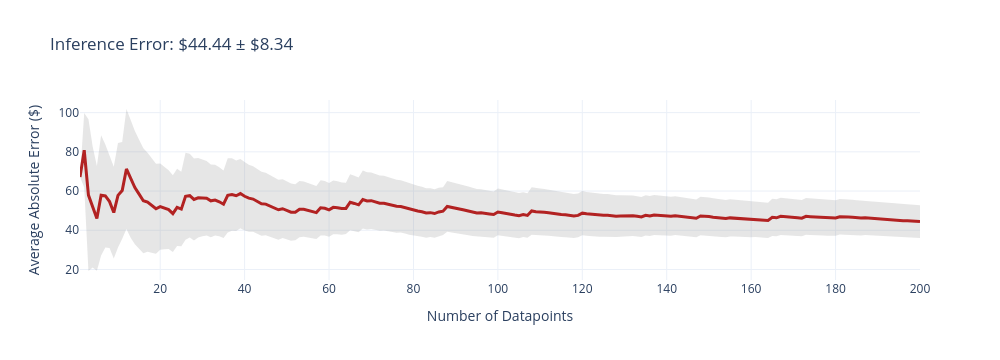
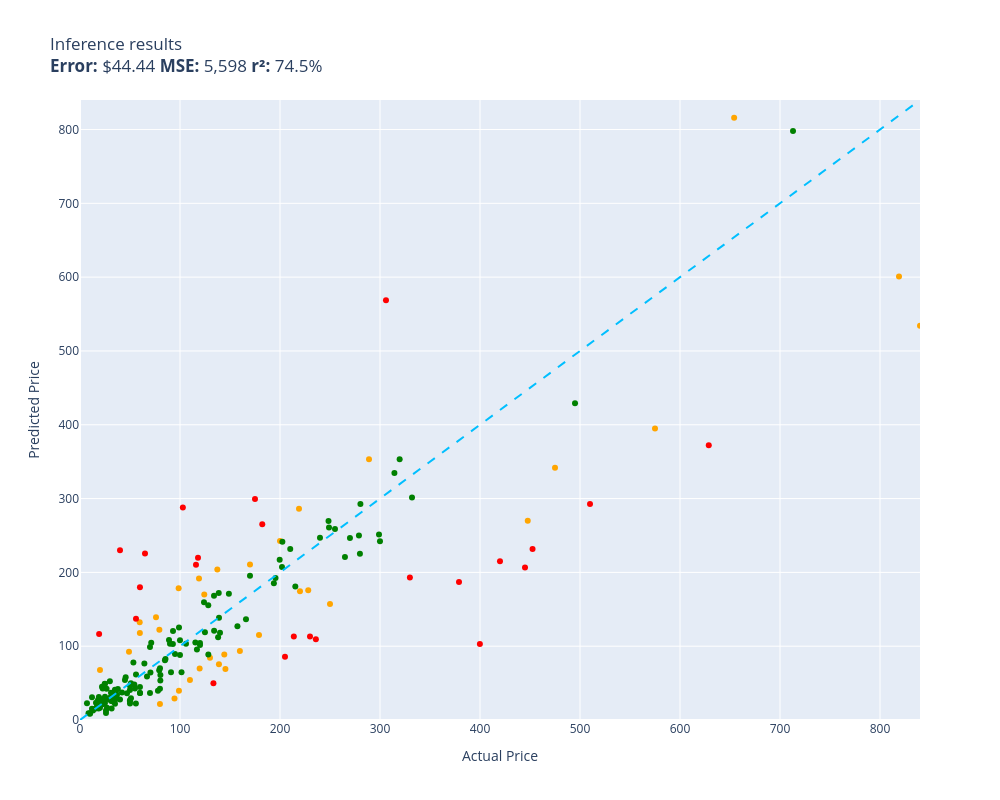

The notebook cell saved with these charts, in order:
### Markdown cell above
## 5. Evaluate on 200 Test Samples

### Code cell
evaluate(runner.inference, test)

### Figure 1 — Plotly figure (JSON) as saved in the notebook; plotly's stock layout.template omitted (floating-point values rounded to 4 significant figures; data arrays with more than 128 entries replaced by an {"elided": "..."} marker saying what was removed)
{"data": [{"fill": "toself", "fillcolor": "rgba(128,128,128,0.2)", "hoverinfo": "skip", "line": {"color": "rgba(255,255,255,0)"}, "name": "95% CI", "showlegend": false, "type": "scatter", "x": {"elided": "400 int values"}, "y": {"elided": "400 float values"}}, {"customdata": {"elided": "200x1 float values"}, "hovertemplate": "n=%{x}<br>Avg Error=$%{y:,.2f}<br>±95% CI=$%{customdata[0]:,.2f}<extra></extra>", "line": {"color": "firebrick", "width": 3}, "mode": "lines", "name": "Cumulative Avg Error", "type": "scatter", "x": {"elided": "200 int values"}, "y": {"elided": "200 float values"}}], "layout": {"height": 360, "showlegend": false, "title": {"text": "Inference Error: $44.44 ± $8.34"}, "width": 1000, "xaxis": {"title": {"text": "Number of Datapoints"}}, "yaxis": {"title": {"text": "Average Absolute Error ($)"}}}}

### Figure 2 — Plotly figure (JSON) as saved in the notebook; plotly's stock layout.template omitted (floating-point values rounded to 4 significant figures; data arrays with more than 128 entries replaced by an {"elided": "..."} marker saying what was removed)
{"data": [{"customdata": [["Old Blood Noise Excess V2 Distortion Cho...\nGuess=$286.12 Actual=$219.00"], ["SuppliesOutlet Compatible Toner Cartridg...\nGuess=$88.78 Actual=$144.29"], ["GJY Portable TV,10.6 inch Mini TV for AT...\nGuess=$122.22 Actual=$79.36"], ["PEMP E65 E66 CDC Simulate Optical Fiber ...\nGuess=$191.82 Actual=$119.00"], ["Aolemi Oil Rubbed Bronze Single Function...\nGuess=$178.55 Actual=$98.65"], ["Clementoni 39132.5 Jigsaw Puzzle 1,000 P...\nGuess=$21.72 Actual=$79.95"], ["10GBase-LR SFP+ Transceiver, Handar 10GB...\nGuess=$67.76 Actual=$19.99"], ["GanFindX Portable Car Hand Controls for ...\nGuess=$93.48 Actual=$159.90"], ["Canon EOS Rebel T7 Digital SLR Camera wi...\nGuess=$600.95 Actual=$819.00"], ["Evergreen HSHB2005 Cylinder Head Gasket ...\nGuess=$132.37 Actual=$59.69"], ["Dakota Alert MURS Alert Probe Sensor - M...\nGuess=$174.34 Actual=$219.99"], ["Wenger City Upgrade Laptop Backpack with...\nGuess=$69.05 Actual=$145.42"], ["3D Tree Hole Branches 075 Stair Risers D...\nGuess=$84.19 Actual=$129.99"], ["KOHLER 18865-CP Filtered Water Faucet, P...\nGuess=$341.85 Actual=$475.00"], ["Fjallraven, Kanken Laptop 15\" Backpack f...\nGuess=$69.80 Actual=$119.65"], ["Western Digital Enterprise RE4-GP 2TB SA...\nGuess=$54.12 Actual=$109.95"], ["BESTILL Wall Mounted Shower Faucet Set, ...\nGuess=$139.29 Actual=$76.00"], ["Dell Optiplex 390 Desktop Computer i3 3....\nGuess=$170.17 Actual=$124.27"], ["Marvel Legends Series X-Men 6-Inch Archa...\nGuess=$39.52 Actual=$98.95"], ["Pioneer 2AM401-BN Two Handle Kitchen Fau...\nGuess=$175.73 Actual=$228.22"], ["Walker Exhaust Ultra EPA 16478 Direct Fi...\nGuess=$394.84 Actual=$574.99"], ["Universal Power Group 12V 100Ah Sealed L...\nGuess=$242.67 Actual=$199.99"], ["Hp Pavilion P7-1257c Motherboard Aahd3-h...\nGuess=$117.85 Actual=$59.86"], ["18 Inch White Undermount Kitchen Sink - ...\nGuess=$115.21 Actual=$179.00"], ["New Replacement seat cover fits Yamaha M...\nGuess=$75.57 Actual=$138.95"], ["Evan Fischer Radiator Cooling Fan Assemb...\nGuess=$203.83 Actual=$137.34"], ["Music Hall pa15.3 MM/MC Phono Preamplifi...\nGuess=$157.04 Actual=$250.00"], ["A-Premium Front Suspension Steering Knuc...\nGuess=$92.31 Actual=$48.99"], ["Audio Techinca ATW-T1002 System 10 Handh...\nGuess=$353.14 Actual=$289.00"], ["Dell XPS 13 9343-2727SLV 13.3\" Full HD S...\nGuess=$534.17 Actual=$839.99"], ["Steering Wheel, Carbon Fiber Automotive ...\nGuess=$269.91 Actual=$447.74"], ["Intex River Run Connect Lounge (Four)\nGuess=$29.21 Actual=$94.49"], ["Empava 24\" Single Wall Ovens 10 Cooking ...\nGuess=$815.79 Actual=$654.14"], ["Xiaomi Redmi 10 2022 NFC 4G LTE (128GB +...\nGuess=$210.65 Actual=$169.99"]], "hovertemplate": "%{customdata[0]}<extra></extra>", "legendgroup": "orange", "marker": {"color": "orange", "size": 6, "symbol": "circle"}, "mode": "markers", "name": "orange", "orientation": "v", "showlegend": true, "type": "scatter", "x": [219.0, 144.3, 79.36, 119.0, 98.65, 79.95, 19.99, 159.9, 819.0, 59.69, 220.0, 145.4, 130.0, 475.0, 119.7, 110.0, 76.0, 124.3, 98.95, 228.2, 575.0, 200.0, 59.86, 179.0, 138.9, 137.3, 250.0, 48.99, 289.0, 840.0, 447.7, 94.49, 654.1, 170.0], "xaxis": "x", "y": [286.1, 88.78, 122.2, 191.8, 178.5, 21.72, 67.76, 93.48, 600.9, 132.4, 174.3, 69.05, 84.19, 341.8, 69.8, 54.12, 139.3, 170.2, 39.52, 175.7, 394.8, 242.7, 117.9, 115.2, 75.57, 203.8, 157.0, 92.31, 353.1, 534.2, 269.9, 29.21, 815.8, 210.6], "yaxis": "y"}, {"customdata": [["telpo Headlight Assembly Fit For 15 Camr...\nGuess=$210.50 Actual=$115.99"], ["RBC12-UPC Replacement Battery Cartridge ...\nGuess=$113.12 Actual=$229.99"], ["Pump Head TBVECHI 175PSI 4KW 5.5HP 21CFM...\nGuess=$192.95 Actual=$329.90"], ["Metabo HPT 36V MultiVolt™ Cordless Rotar...\nGuess=$187.06 Actual=$379.00"], ["SKB iSeries 3i-13096-6KP Case for BlackM...\nGuess=$299.42 Actual=$174.99"], ["DEWALT 20V MAX* XR Impact Driver with Bl...\nGuess=$231.58 Actual=$452.53"], ["Travelpro Platinum Elite Slim Business L...\nGuess=$113.14 Actual=$213.83"], ["MC: Pindicator (Dual Intensity Amber)\nGuess=$230.15 Actual=$40.00"], ["Sumerain S1339CM Double Handle Widesprea...\nGuess=$109.50 Actual=$235.86"], ["Poison Spyder 10-08-020 Rocker Knocker\nGuess=$372.34 Actual=$628.76"], ["Lighted Triangle Mirror Cabinet Bathroom...\nGuess=$206.75 Actual=$445.00"], ["LEGO Marvel Avengers War Machine Buster ...\nGuess=$179.98 Actual=$59.95"], ["ANZO USA 111207 GMC SIERRA 99-06 / YUKON...\nGuess=$265.16 Actual=$182.28"], ["Kingston Brass KS269SN Kingston Clawfoot...\nGuess=$568.53 Actual=$305.99"], ["LSI Broadcom SAS 9300-8i 8-port 12Gb/s S...\nGuess=$219.81 Actual=$118.00"], ["Canon Sure Shot 90u 35mm Date Camera\nGuess=$102.87 Actual=$399.89"], ["Linkloos Solar Street Lights Outdoor Wat...\nGuess=$137.32 Actual=$55.99"], ["GENUINE VOLVO THERMOSTAT (3.0, 3.2) S60 ...\nGuess=$287.93 Actual=$102.85"], ["UPR Mach 1 Chin Spoiler Fits 94-98 Musta...\nGuess=$225.47 Actual=$64.99"], ["SP Air Corporation SP-8102BU 1/4-Inch He...\nGuess=$85.81 Actual=$204.99"], ["Competition Clutch Disc and Pressure Pla...\nGuess=$292.73 Actual=$510.00"], ["Baumgartens Sicurix Blank PVC ID Cards (...\nGuess=$116.63 Actual=$19.11"], ["Pacific Drums PDCM1618TTRB 16 x 18 Inche...\nGuess=$215.11 Actual=$419.99"], ["Targus CityGear Durable Backpack, Black,...\nGuess=$49.71 Actual=$133.43"]], "hovertemplate": "%{customdata[0]}<extra></extra>", "legendgroup": "red", "marker": {"color": "red", "size": 6, "symbol": "circle"}, "mode": "markers", "name": "red", "orientation": "v", "showlegend": true, "type": "scatter", "x": [116.0, 230.0, 329.9, 379.0, 175.0, 452.5, 213.8, 40.0, 235.9, 628.8, 445.0, 59.95, 182.3, 306.0, 118.0, 399.9, 55.99, 102.8, 64.99, 205.0, 510.0, 19.11, 420.0, 133.4], "xaxis": "x", "y": [210.5, 113.1, 192.9, 187.1, 299.4, 231.6, 113.1, 230.1, 109.5, 372.3, 206.8, 180.0, 265.2, 568.5, 219.8, 102.9, 137.3, 287.9, 225.5, 85.81, 292.7, 116.6, 215.1, 49.71], "yaxis": "y"}, {"customdata": {"elided": "142x1 str values"}, "hovertemplate": "%{customdata[0]}<extra></extra>", "legendgroup": "green", "marker": {"color": "green", "size": 6, "symbol": "circle"}, "mode": "markers", "name": "green", "orientation": "v", "showlegend": true, "type": "scatter", "x": {"elided": "142 float values"}, "xaxis": "x", "y": {"elided": "142 float values"}, "yaxis": "y"}, {"hoverinfo": "skip", "line": {"color": "deepskyblue", "dash": "dash", "width": 2}, "mode": "lines", "name": "y = x", "showlegend": false, "type": "scatter", "x": [0, 840.0], "y": [0, 840.0]}], "layout": {"height": 800, "legend": {"title": {"text": "color"}, "tracegroupgap": 0}, "showlegend": false, "title": {"text": "Inference results<br><b>Error:</b> $44.44 <b>MSE:</b> 5,598 <b>r²:</b> 74.5%"}, "width": 1000, "xaxis": {"anchor": "y", "domain": [0, 1], "range": [0, 840.0], "title": {"text": "Actual Price"}}, "yaxis": {"anchor": "x", "domain": [0, 1], "range": [0, 840.0], "title": {"text": "Predicted Price"}}}}
